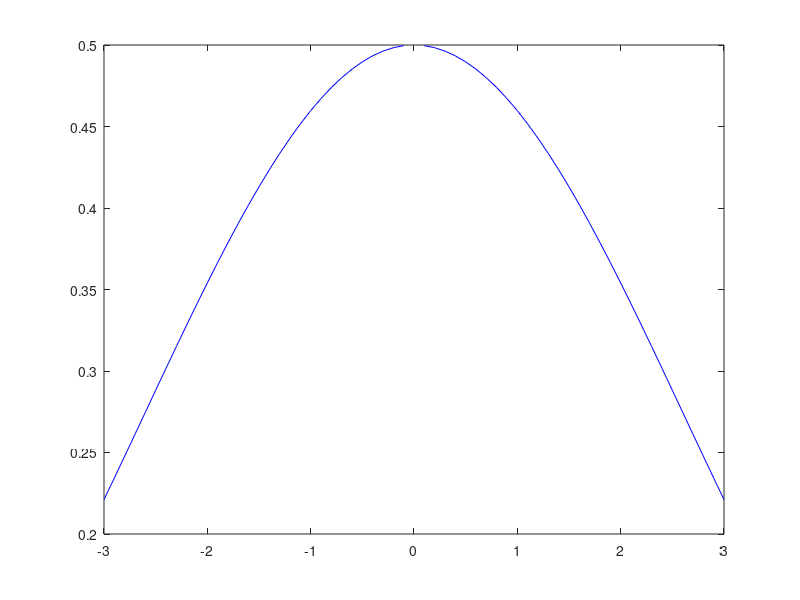

MATLAB code for this plot:
% Laboratorio 1:
% CO-3211
% Wilfredo Graterol
% 15-10639
% Seccion:1

% Ejercicio 1: 
y=@(x) (1-cos(x))./(x.*x);

% Parte (a): 
x = -3:0.1:3;
plot(x,y(x),'-b')

% Parte (b):
y((1.2).*(10.^-8))

% Observamos que el resultado esta fuera del rango esperado pues 
% en el intervalo [-3,3] el maximo valor que tomaba la funcion era 0.5.
%
% El resultado no es confiable, incluso si no supieramos que el valor
% esta eroneo. Este error es generado por la manera en la que el computador
% maneja numeros muy grandes y lo que le hace a ello operar numeros muy
% pequenos. Al tener una resta que involucre numeros pequenos junto con 
% divisiones entre cosas muy pequenas nos genera errores de redondeo
% en cada operacion que es lo que genera el resultado erroneo.

% Parte (c):
y=@(x) (1/2).*(((sin(x/2))./(x/2)).^2);
y((1.2).*(10.^-8))

% Aqui nos da un resultado esperado, lo que sucede es que al tener menos 
% operaciones que involucren cifras muy pequenas se acomula menos error,
% entonces es esa diferencia en la acomulacion de error lo que hace que 
% esta representacion (el algoritmo para calcular la funcion) sea mejor 
% que la anterior.
